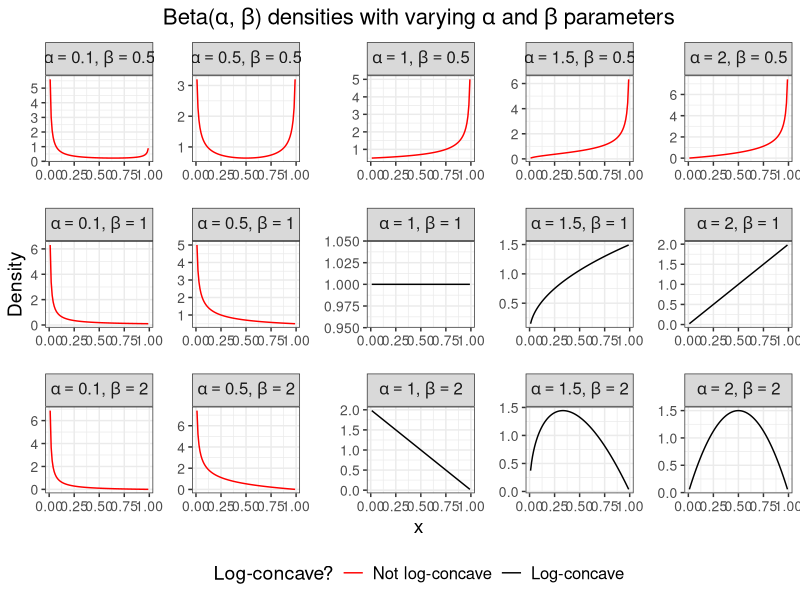

The R script that drew this image:
# Create Figure 16 in appendix.
# Plot beta densities under variety of alpha and beta parameters.

suppressMessages(library(data.table))
suppressMessages(library(tidyverse))

# Create theme
paper_theme <- theme_bw() +
  theme(plot.title = element_text(hjust = 0.5, size = 16),
        plot.subtitle = element_text(hjust = 0.5, size = 14),
        legend.title = element_text(size = 14),
        axis.title = element_text(size = 14),
        legend.text = element_text(size = 12),
        axis.text = element_text(size = 12),
        strip.text = element_text(size = 12),
        panel.spacing = unit(1.2, "lines"))

# Evaluate beta densities 

x_seq <- seq(0.01, 0.99, by = 0.01)

beta_df <- data.table(expand.grid(x = x_seq,
                                  alpha_param = c(0.1, 0.5, 1, 1.5, 2),
                                  beta_param = c(0.5, 1, 2)),
                      density_eval = NA_real_)

beta_df[, density_eval := dbeta(x = x, shape1 = alpha_param, shape2 = beta_param),
         by = seq_len(nrow(beta_df))]

# Plot beta densities

beta_densities <- beta_df %>% 
  mutate(log_concave = case_when(alpha_param <  1 | beta_param < 1 ~ 
                                   "Not log-concave",
                                 alpha_param >= 1 & beta_param >= 1 ~
                                   "Log-concave")) %>% 
  mutate(log_concave = factor(log_concave, 
                              levels = c("Not log-concave", "Log-concave"),
                              labels = c("Not log-concave", "Log-concave"))) %>% 
  ggplot(aes(x = x, y = density_eval, col = log_concave)) +
  facet_wrap(. ~ beta_param + alpha_param,
             labeller = label_bquote(cols = alpha==.(alpha_param)*","~
                                       beta==.(beta_param)), nrow = 3,
             scales = "free") +
  geom_line() +
  labs(y = "Density",
       col = "Log-concave?",
       title = expression("Beta("*alpha*","~beta*") densities with varying"~alpha~
                            "and"~beta~"parameters")) +
  scale_color_manual(values = c("red", "black")) +
  paper_theme +
  theme(legend.position = "bottom",
        axis.text = element_text(size = 10))

#####################
##### Save plot #####
#####################

ggsave(plot = beta_densities,
       filename = "plots/figure_16.pdf",
       width = 10, height = 5.5)
